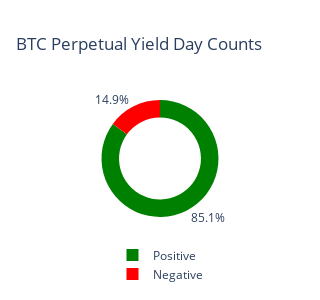

Notebook cell for this chart:
### Code cell
import pandas as pd
import plotly.graph_objects as go

yield_filepath = './results/test/yield.csv'
yield_df = pd.read_csv(yield_filepath)

btc_columns = [
    'binance_btcusd_yield',
    'binance_btccm_yield',
    'bybit_btcusd_yield',
    'bybit_btccm_yield',
    'okx_btcusd_yield',
    'okx_btccm_yield'
]

# Narrow down to just the specified BTC asset columns
btc_yield_df = yield_df[btc_columns]

positive_counts = (btc_yield_df >= 0).sum().sum()
negative_counts = (btc_yield_df < 0).sum().sum()


fig = go.Figure()


fig.add_trace(go.Pie(
    values=[positive_counts, negative_counts], 
    labels=['Positive', 'Negative'],
    textinfo='percent',
    hole=0.7, 
    sort=False, 
    direction='counterclockwise', 
    marker=dict(colors=['green', 'red']),
    opacity=1.0
))


fig.update_layout(
    title_text='BTC Perpetual Yield Day Counts',
    showlegend=True,
    legend=dict(
        orientation='h',
        x=0.5,
        y=-0.2,
        xanchor='center',
        yanchor='top'
    ),
    height=300,
    width=300
)

fig.show()

### Figure 1 — Plotly figure (JSON) as saved in the notebook; plotly's stock layout.template omitted (floating-point values rounded to 4 significant figures)
{"data": [{"direction": "counterclockwise", "hole": 0.7, "labels": ["Positive", "Negative"], "marker": {"colors": ["green", "red"]}, "opacity": 1, "sort": false, "textinfo": "percent", "type": "pie", "values": [2797, 491]}], "layout": {"height": 300, "legend": {"orientation": "h", "x": 0.5, "xanchor": "center", "y": -0.2, "yanchor": "top"}, "showlegend": true, "title": {"text": "BTC Perpetual Yield Day Counts"}, "width": 300}}
